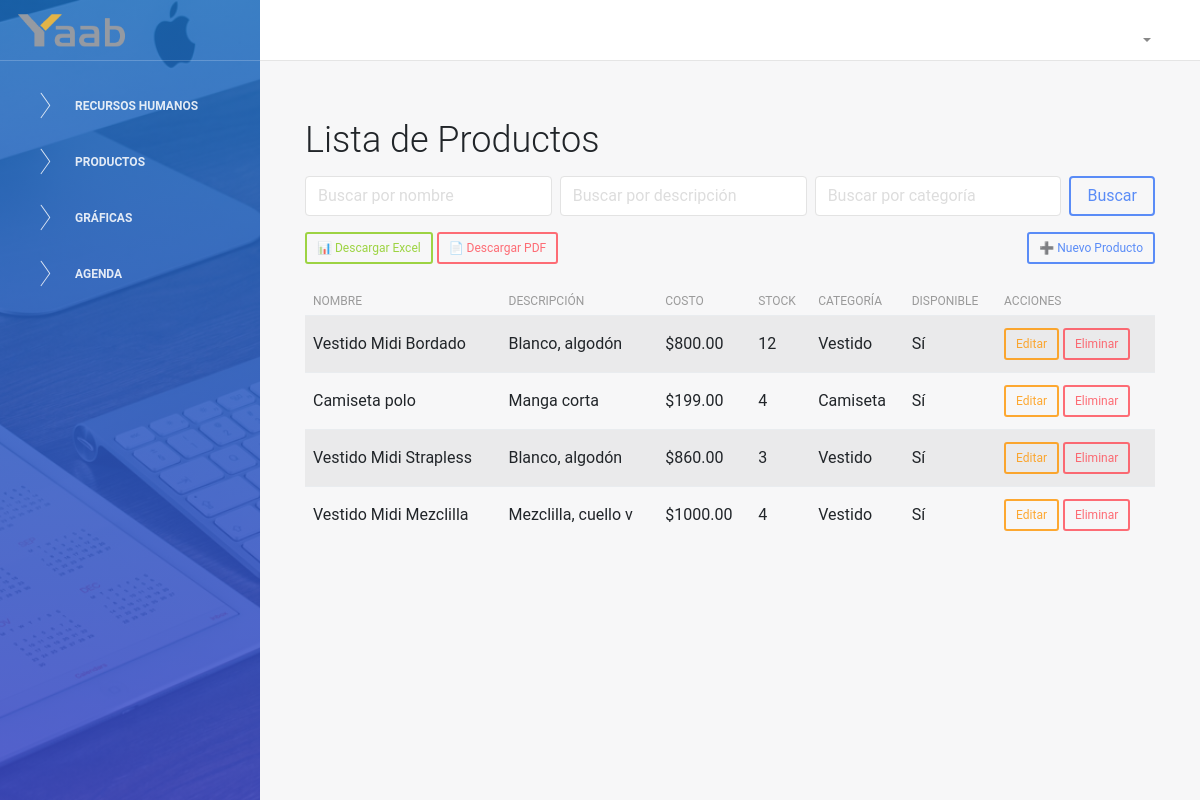
Page /yaab/productos/ on the earlier database version.
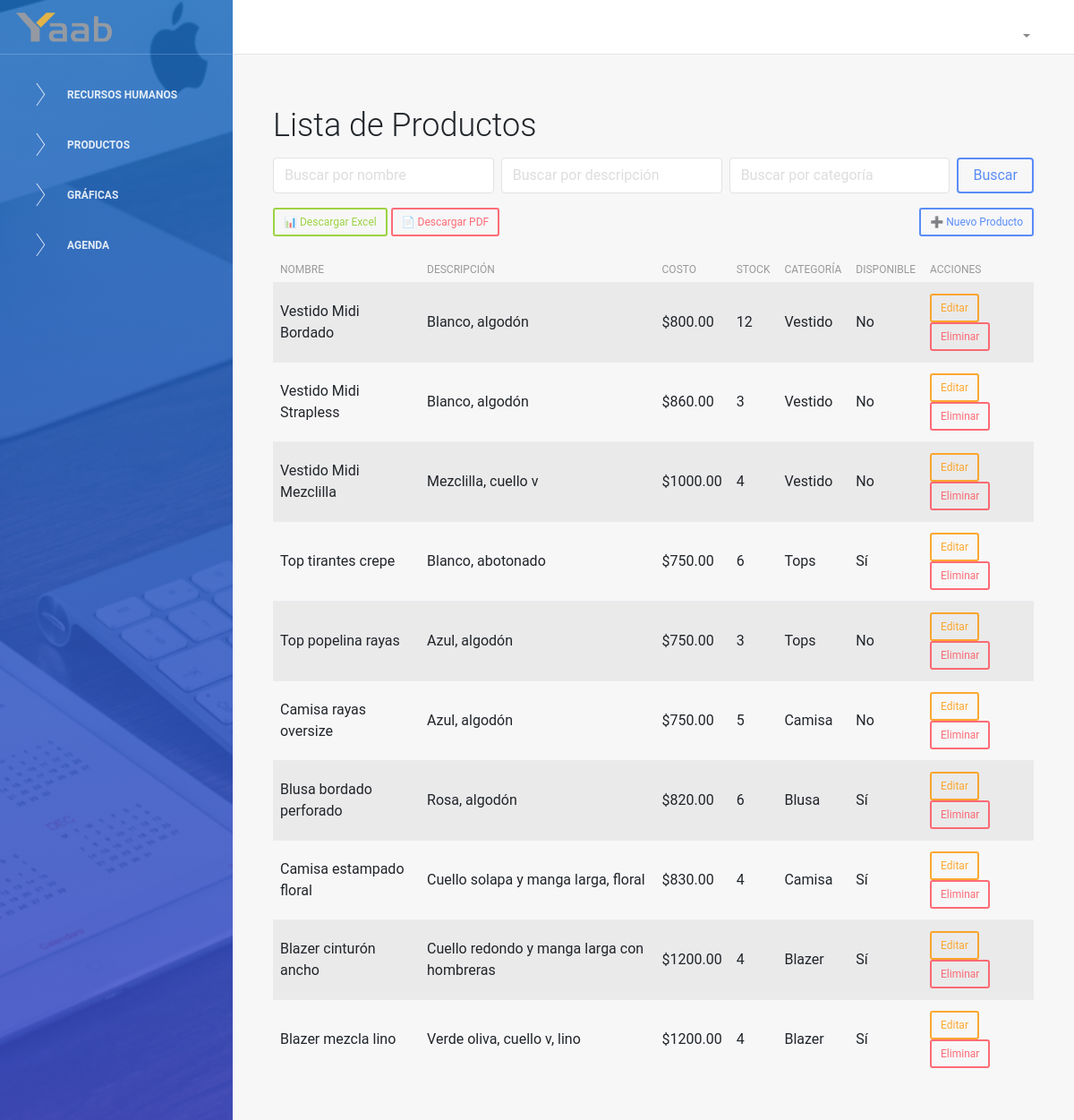
Same page on the later database version.
### pruebayaab/models.py (models this page shows, shortened)
class Producto(models.Model):
    nombre = models.CharField(max_length=255, unique=True)
    descripcion = models.TextField()
    costo = models.DecimalField(max_digits=10, decimal_places=2)
    stock = models.PositiveIntegerField()
    categoria = models.ForeignKey('Categoria', on_delete=models.CASCADE)  # Relación con Categoría
    fecha_creacion = models.DateTimeField(auto_now_add=True)
    fecha_actualizacion = models.DateTimeField(auto_now=True)
    disponible = models.BooleanField(default=True)

class Categoria(models.Model):
    nombre = models.CharField(max_length=100, unique=True)  # Corrección aquí
    descripcion = models.TextField(blank=True, null=True)
    fecha_creacion = models.DateTimeField(auto_now_add=True)  # Fecha automática

### pruebayaab/views.py (the view)
# urls.py: path('productos/', views.lista_productos, name='lista_productos'),
def lista_productos(request):
    productos = Producto.objects.all()
    nombre = request.GET.get('nombre', '')
    descripcion = request.GET.get('descripcion', '')
    categoria = request.GET.get('categoria', '')
    if nombre:
        productos = productos.filter(nombre__icontains=nombre)
    if descripcion:
        productos = productos.filter(descripcion__icontains=descripcion)
    if categoria:
        productos = productos.filter(categoria__nombre__icontains=categoria)
    return render(request, 'pruebayaab/lista_productos.html', {'productos': productos})

### pruebayaab/templates/pruebayaab/lista_productos.html
{% extends 'pruebayaab/dashboard_template.html' %}
{% block content %}
<div class="container mt-4">
    <h2>Lista de Productos</h2>
    <form method="GET" class="mb-3">
        <div class="d-flex justify-content-between">
            <input type="text" name="nombre" class="form-control mr-2" placeholder="Buscar por nombre" value="{{ request.GET.nombre }}">
            <input type="text" name="descripcion" class="form-control mr-2" placeholder="Buscar por descripción" value="{{ request.GET.descripcion }}">
            <input type="text" name="categoria" class="form-control mr-2" placeholder="Buscar por categoría" value="{{ request.GET.categoria }}">
            <button type="submit" class="btn btn-primary">Buscar</button>
        </div>
    </form>
    <div class="d-flex justify-content-between align-items-center mb-3">
        <div>
            <a href="{% url 'pruebayaab_app:exportar_productos_excel' %}" class="btn btn-success btn-sm">📊 Descargar Excel</a>
            <a href="{% url 'pruebayaab_app:exportar_productos_pdf' %}" class="btn btn-danger btn-sm">📄 Descargar PDF</a>
        </div>
        <a href="{% url 'pruebayaab_app:crear_producto' %}" class="btn btn-primary btn-sm">➕ Nuevo Producto</a>
    </div>
    <table class="table table-striped">
        <thead>
            <tr>
                <th>Nombre</th>
                <th>Descripción</th>
                <th>Costo</th>
                <th>Stock</th>
                <th>Categoría</th>
                <th>Disponible</th>
                <th>Acciones</th>
            </tr>
        </thead>
        <tbody>
            {% for producto in productos %}
            <tr>
                <td>{{ producto.nombre }}</td>
                <td>{{ producto.descripcion }}</td>
                <td>${{ producto.costo }}</td>
                <td>{{ producto.stock }}</td>
                <td>{{ producto.categoria.nombre }}</td>
                <td>{% if producto.disponible %}Sí{% else %}No{% endif %}</td>
                <td>
                    <a href="{% url 'pruebayaab_app:editar_producto' producto.id %}" class="btn btn-warning btn-sm">Editar</a>
                    <a href="{% url 'pruebayaab_app:eliminar_producto' producto.id %}" class="btn btn-danger btn-sm">Eliminar</a>
                </td>
            </tr>
            {% endfor %}
        </tbody>
    </table>
</div>
{% endblock %}

### pruebayaab/templates/pruebayaab/dashboard_template.html (shortened to what this page needs)
<!DOCTYPE html>
<html lang="en">
{% load static %}
<head>
    <link rel="stylesheet" href= "https://maxcdn.bootstrapcdn.com/font-awesome/latest/css/font-awesome.min.css" />
    <link href="{% static 'assets/css/bootstrap.min.css' %}" rel="stylesheet" />
    <link href="{% static 'assets/css/light-bootstrap-dashboard.css' %}" rel="stylesheet" />
    <link href="{% static 'assets/css/demo.css' %}" rel="stylesheet" />
</head>
<body>
    <div class="wrapper">
        <div class="sidebar" data-color="blue" data-image="{% static 'assets/img/sidebar-4.jpg' %}">
    <div class="sidebar-wrapper">
        <div class="logo">
            <img src="{% static 'assets/img/logoYaab.png' %}" height="40" alt="YAAB">
        </div>
        <ul class="nav">
            <li class="nav-item">
                <a href="#" class="nav-link" data-toggle="collapse" data-target="#recursosSubmenu" aria-expanded="false">
                    <i class="nc-icon nc-stre-right"></i>
                    <p>Recursos Humanos <b class="caret"></b></p>
                </a>
            </li>
            <li class="nav-item">
                <a href="#" class="nav-link" data-toggle="collapse" data-target="#productosSubmenu" aria-expanded="false">
                    <i class="nc-icon nc-stre-right"></i>
                    <p>Productos <b class="caret"></b></p>
                </a>
            </li>
            <li class="nav-item">
                <a href="#" class="nav-link" data-toggle="collapse" data-target="#graficasSubmenu" aria-expanded="false">
                    <i class="nc-icon nc-stre-right"></i>
                    <p>Gráficas <b class="caret"></b></p>
                </a>
            </li>
            <li class="nav-item">
                <a href="#" class= nav-link data-toggle="collapse" data-target="#agendaSubmenu" aria-expanded="false">
                    <i class="nc-icon nc-stre-right"></i>
                    <p>Agenda <b class="caret" ></b></p>
                </a>
            </li>
        </ul>
    </div>
 </div>
        <div class="main-panel">
            <nav class="navbar navbar-expand-lg " color-on-scroll="500">
                <div class="container-fluid">
                    <div class="collapse navbar-collapse justify-content-end" id="navigation">
                        <ul class="nav navbar-nav mr-auto">
                            <li class="nav-item">
                                <a href="#" class="nav-link" data-toggle="dropdown">
                                </a>
                            </li>
                        </ul>
                        <ul class="navbar-nav ml-auto">
                            <li class="nav-item dropdown">
                                <a class="nav-link dropdown-toggle" href="#" id="navbarDropdownMenuLink" data-toggle="dropdown" aria-haspopup="true" aria-expanded="false">
                                </a>
                            </li>
                        </ul>
                    </div>
                </div>
            </nav>
            <div class="content">
                <div class="container-fluid">
                    {% block content %}
                    {% endblock content %}
                </div>
            </div>
        </div>
    </div>
</body>
</html>

Differences in the rows shown:
removed Producto: nombre "Camiseta polo", descripcion "Manga corta", costo "199.00", stock "4", categoria.nombre "Camiseta", disponible "Sí"
changed Producto "Vestido Midi Bordado": disponible "Sí" → "No"
changed Producto "Vestido Midi Strapless": disponible "Sí" → "No"
changed Producto "Vestido Midi Mezclilla": disponible "Sí" → "No"
added Producto: nombre "Top tirantes crepe", descripcion "Blanco, abotonado", costo "750.00", stock "6", categoria.nombre "Tops", disponible "Sí"
added Producto: nombre "Top popelina rayas", descripcion "Azul, algodón", costo "750.00", stock "3", categoria.nombre "Tops", disponible "No"
added Producto: nombre "Camisa rayas oversize", descripcion "Azul, algodón", costo "750.00", stock "5", categoria.nombre "Camisa", disponible "No"
added Producto: nombre "Blusa bordado perforado", descripcion "Rosa, algodón", costo "820.00", stock "6", categoria.nombre "Blusa", disponible "Sí"
added Producto: nombre "Camisa estampado floral", descripcion "Cuello solapa y manga larga, floral", costo "830.00", stock "4", categoria.nombre "Camisa", disponible "Sí"
added Producto: nombre "Blazer cinturón ancho", descripcion "Cuello redondo y manga larga con hombreras", costo "1200.00", stock "4", categoria.nombre "Blazer", disponible "Sí"
added Producto: nombre "Blazer mezcla lino", descripcion "Verde oliva, cuello v, lino", costo "1200.00", stock "4", categoria.nombre "Blazer", disponible "Sí"
